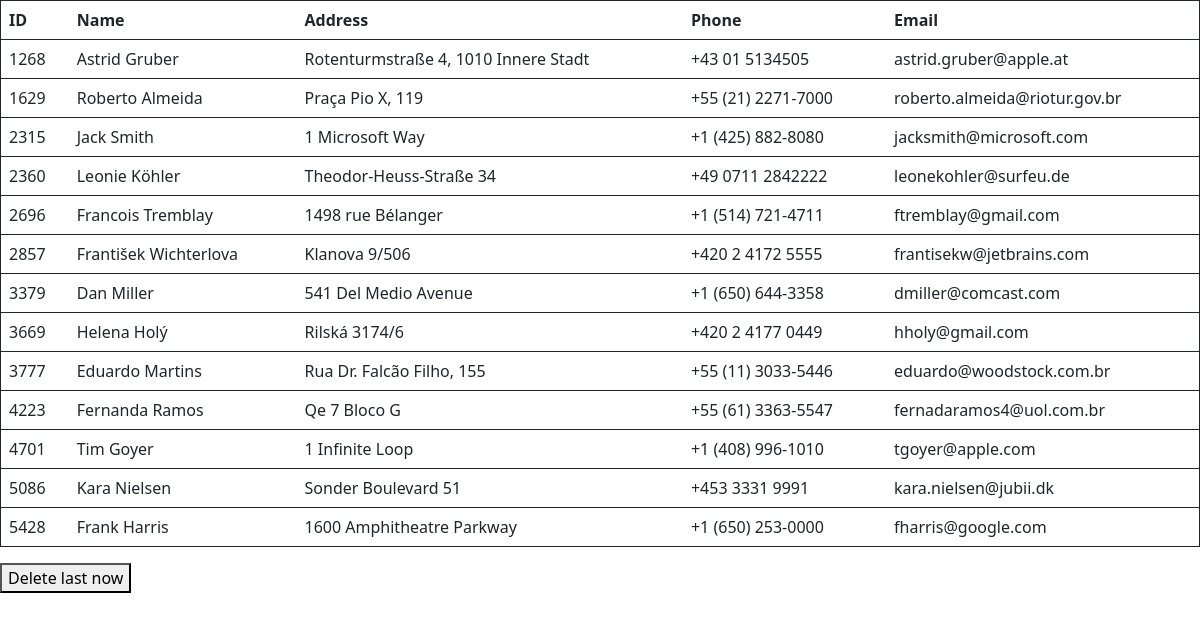
The app's page /week9/1/index.php with its own data.
### tables this page shows
CREATE TABLE "customers" (
	"CustomerId"	INTEGER NOT NULL,
	"FirstName"	NVARCHAR(40) NOT NULL,
	"LastName"	NVARCHAR(20) NOT NULL,
	"Company"	NVARCHAR(80),
	"Address"	NVARCHAR(70),
	"City"	NVARCHAR(40),
	"State"	NVARCHAR(40),
	"Country"	NVARCHAR(40),
	"PostalCode"	NVARCHAR(10),
	"Phone"	NVARCHAR(24),
	"Fax"	NVARCHAR(24),
	"Email"	NVARCHAR(60) NOT NULL,
	"SupportRepId"	INTEGER,
	PRIMARY KEY("CustomerId" AUTOINCREMENT),
	FOREIGN KEY("SupportRepId") REFERENCES "employees"("EmployeeId") ON DELETE NO ACTION ON UPDATE NO ACTION
);

### week9/1/index.php (the view, shortened to what this page needs)
<html lang="en">
<head>
    <link href="https://cdn.jsdelivr.net/npm/bootstrap@5.2.2/dist/css/bootstrap.min.css" rel="stylesheet">
</head>
<body>
<form action="index.php" method="POST">
<?php
    $db = new MyDB();
    echo '<table id="table" class="table border border-dark"><tr><th>ID<th>Name<th>Address<th>Phone<th>Email';
    $sql ="SELECT * from customers";
   $ret = $db->query($sql);
   while($row = $ret->fetchArray(SQLITE3_ASSOC) ) {
      echo "<tr><td>". $row['CustomerId'];
      echo "<td>". $row['FirstName']."  ". $row['LastName'];
      echo "<td>". $row['Address'];
      echo "<td>".$row['Phone'];
      echo "<td>".$row['Email'];
   }
?>
</table>
<button type="submit" name="del">Delete last now</button>
</form>
</body>
</html>

### records on screen
customers: CustomerId "1268", FirstName "Astrid", LastName "Gruber", Address "Rotenturmstraße 4, 1010 Innere Stadt", Phone "+43 01 5134505", Email "astrid.gruber@apple.at"
customers: CustomerId "1629", FirstName "Roberto", LastName "Almeida", Address "Praça Pio X, 119", Phone "+55 (21) 2271-7000", Email "roberto.almeida@riotur.gov.br"
customers: CustomerId "2315", FirstName "Jack", LastName "Smith", Address "1 Microsoft Way", Phone "+1 (425) 882-8080", Email "jacksmith@microsoft.com"
customers: CustomerId "2360", FirstName "Leonie", LastName "Köhler", Address "Theodor-Heuss-Straße 34", Phone "+49 0711 2842222", Email "leonekohler@surfeu.de"
customers: CustomerId "2696", FirstName "Francois", LastName "Tremblay", Address "1498 rue Bélanger", Phone "+1 (514) 721-4711", Email "ftremblay@gmail.com"
customers: CustomerId "2857", FirstName "František", LastName "Wichterlova", Address "Klanova 9/506", Phone "+420 2 4172 5555", Email "frantisekw@jetbrains.com"
customers: CustomerId "3379", FirstName "Dan", LastName "Miller", Address "541 Del Medio Avenue", Phone "+1 (650) 644-3358", Email "dmiller@comcast.com"
customers: CustomerId "3669", FirstName "Helena", LastName "Holý", Address "Rilská 3174/6", Phone "+420 2 4177 0449", Email "hholy@gmail.com"
customers: CustomerId "3777", FirstName "Eduardo", LastName "Martins", Address "Rua Dr. Falcão Filho, 155", Phone "+55 (11) 3033-5446", Email "eduardo@woodstock.com.br"
customers: CustomerId "4223", FirstName "Fernanda", LastName "Ramos", Address "Qe 7 Bloco G", Phone "+55 (61) 3363-5547", Email "fernadaramos4@uol.com.br"
customers: CustomerId "4701", FirstName "Tim", LastName "Goyer", Address "1 Infinite Loop", Phone "+1 (408) 996-1010", Email "tgoyer@apple.com"
customers: CustomerId "5086", FirstName "Kara", LastName "Nielsen", Address "Sonder Boulevard 51", Phone "+453 3331 9991", Email "kara.nielsen@jubii.dk"
customers: CustomerId "5428", FirstName "Frank", LastName "Harris", Address "1600 Amphitheatre Parkway", Phone "+1 (650) 253-0000", Email "fharris@google.com"
